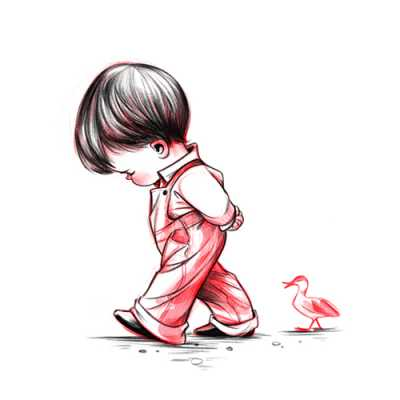
#> input picture h.jpg, 400 x 400 px
$ jupyter execute 'experiment 5.ipynb'   (shell and % lines are left out)
#> lines starting #> are read from the running program, lines starting #| are printed output that depends on the picture
[cell 1]
#Image Rotation
from PIL import Image
import numpy as np
from scipy import ndimage
from matplotlib import pyplot as plt
a=Image.open('h.jpg')
#> a is the input picture: PIL image 400x400 RGB; mean R, G, B 240.8, 233.6, 234.1
b=np.array(a)
c=ndimage.rotate(b,90,cval=110)
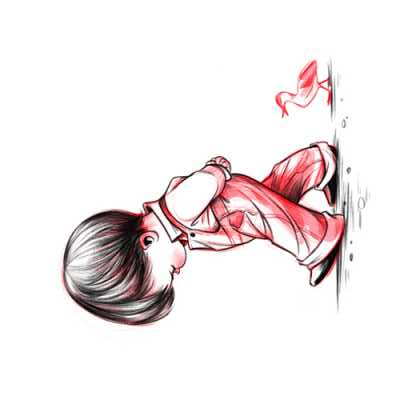
#> c: shape (400, 400, 3); mean R, G, B 240.8, 233.6, 234.1
d=Image.fromarray(c)
d.save('b.jpg')
plt.imshow(d)

[cell 2]
#Image scaling
from PIL import Image
import numpy as np
from scipy import ndimage
from matplotlib import pyplot as plt


a=Image.open('h.jpg')
b=np.array(a)
c=ndimage.zoom(b,(.5,1,1))
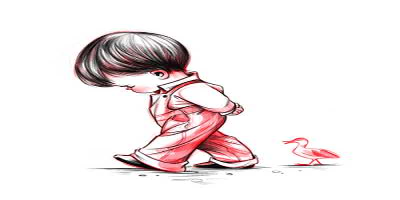
#> c: shape (200, 400, 3); mean R, G, B 240.8, 233.6, 234.2
d=Image.fromarray(c)
d.save('b.jpg')
plt.imshow(d)
